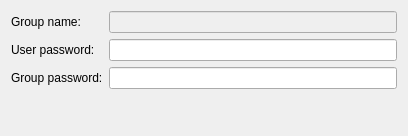
<?xml version="1.0" encoding="UTF-8"?>
<ui version="4.0">
 <class>LibreswanAuth</class>
 <widget class="QWidget" name="LibreswanAuth">
  <property name="geometry">
   <rect>
    <x>0</x>
    <y>0</y>
    <width>408</width>
    <height>136</height>
   </rect>
  </property>
  <layout class="QFormLayout" name="formLayout">
   <property name="verticalSpacing">
    <number>6</number>
   </property>
   <item row="0" column="0">
    <widget class="QLabel" name="groupNameLabel">
     <property name="text">
      <string>Group name:</string>
     </property>
     <property name="wordWrap">
      <bool>false</bool>
     </property>
     <property name="buddy">
      <cstring>leGroupName</cstring>
     </property>
    </widget>
   </item>
   <item row="0" column="1">
    <widget class="QLineEdit" name="leGroupName">
     <property name="enabled">
      <bool>false</bool>
     </property>
    </widget>
   </item>
   <item row="1" column="0">
    <widget class="QLabel" name="userPasswordLabel">
     <property name="text">
      <string>User password:</string>
     </property>
     <property name="wordWrap">
      <bool>false</bool>
     </property>
     <property name="buddy">
      <cstring>leUserPassword</cstring>
     </property>
    </widget>
   </item>
   <item row="1" column="1">
    <widget class="PasswordField" name="leUserPassword">
     <property name="passwordModeEnabled">
        <bool>true</bool>
       </property>
    </widget>
   </item>
   <item row="2" column="0">
    <widget class="QLabel" name="groupPasswordLabel">
     <property name="text">
      <string>Group password:</string>
     </property>
     <property name="wordWrap">
      <bool>false</bool>
     </property>
     <property name="buddy">
      <cstring>leGroupPassword</cstring>
     </property>
    </widget>
   </item>
   <item row="2" column="1">
    <widget class="PasswordField" name="leGroupPassword">
     <property name="passwordModeEnabled">
        <bool>true</bool>
       </property>
    </widget>
   </item>
  </layout>
 </widget>
 <customwidgets>
  <customwidget>
   <class>PasswordField</class>
   <extends>QLineEdit</extends>
   <header>passwordfield.h</header>
  </customwidget>
 </customwidgets>
 <resources/>
 <connections/>
</ui>
